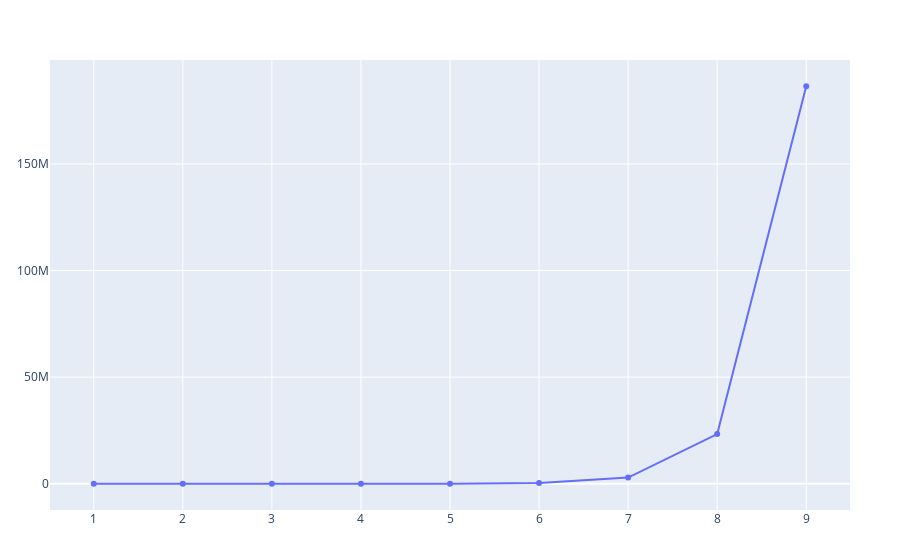

Source (notebook cell):
### Markdown cell above
### Wykres ilości operacji zmiennoprzecinkowych, potrzebnych do obliczenia macierzy $L$ oraz $U$ w zależności od parametru $k$.

### Code cell
plot(flops, label="flops", xlabel="log2(n)", ylabel="flops")

### Figure 1 — Plotly figure (JSON) as saved in the notebook; plotly's stock layout.template omitted (floating-point values rounded to 4 significant figures)
{"data": [{"label": "flops", "type": "scatter", "x": [1, 2, 3, 4, 5, 6, 7, 8, 9], "xlabel": "log2(n)", "y": [0, 56, 628, 5492, 45060, 363076, 2910468, 23296772, 186402820], "ylabel": "flops"}], "layout": {"margin": {"b": 50, "l": 50, "r": 50, "t": 60}}}
